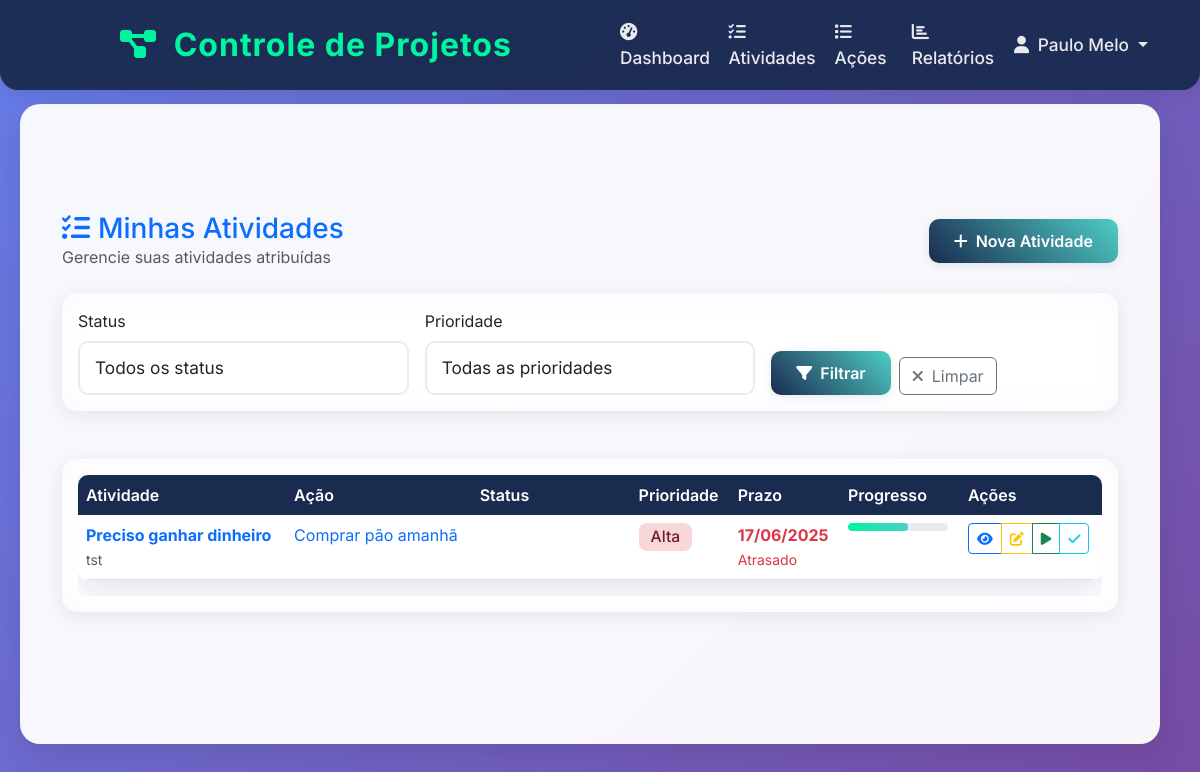
The page /activities/ (signed in) on the database as committed earlier.
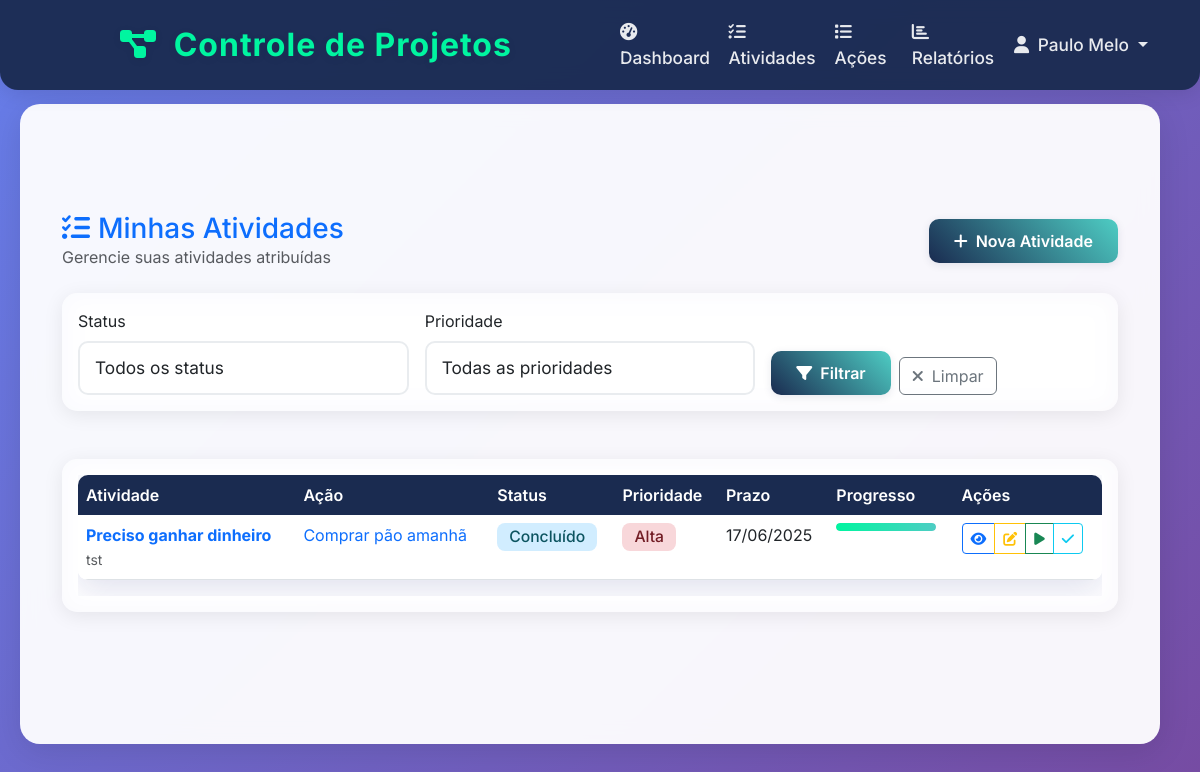
The same page on the database as committed later.
### activities/models.py (models this page shows, shortened)
class Activity(models.Model):
    STATUS_CHOICES = [
        ('not_started', 'Não Iniciado'),
        ('in_progress', 'Em Andamento'),
        ('completed', 'Concluído'),
        ('paused', 'Pausado'),
    ]
    PRIORITY_CHOICES = [
        ('low', 'Baixa'),
        ('medium', 'Média'),
        ('high', 'Alta'),
        ('urgent', 'Urgente'),
    ]
    name = models.CharField(max_length=200, verbose_name="Nome da Atividade")
    description = models.TextField(blank=True, null=True, verbose_name="Descrição")
    action = models.ForeignKey(
        Action,
        on_delete=models.CASCADE,
        related_name='activities',
        verbose_name="Ação"
    )
    assigned_to = models.ForeignKey(
        Worker,
        on_delete=models.PROTECT,
        related_name='assigned_activities',
        verbose_name="Atribuído para"
    )
    status = models.CharField(
        max_length=20,
        choices=STATUS_CHOICES,
        default='not_started',
        verbose_name="Status"
    )
    priority = models.CharField(
        max_length=20,
        choices=PRIORITY_CHOICES,
        default='medium',
        verbose_name="Prioridade"
    )
    deadline = models.DateField(verbose_name="Prazo")
    estimated_hours = models.DecimalField(
        max_digits=6,
        decimal_places=2,
        blank=True,
        null=True,
        verbose_name="Horas Estimadas"
    )
    created_at = models.DateTimeField(auto_now_add=True, verbose_name="Data de Criação")
    updated_at = models.DateTimeField(auto_now=True, verbose_name="Última Atualização")
    class Meta:
        verbose_name = "Atividade"
        verbose_name_plural = "Atividades"
        ordering = ['-created_at']
    @property
    def is_overdue(self):
        return self.deadline < timezone.now().date() and self.status != 'completed'

class Action(models.Model):
    name = models.CharField(max_length=200, verbose_name="Nome da Ação")
    description = models.TextField(blank=True, null=True, verbose_name="Descrição")
    owner = models.ForeignKey(
        Worker,
        on_delete=models.PROTECT,
        related_name='owned_actions',
        verbose_name="Responsável"
    )
    start_date = models.DateField(verbose_name="Data de Início")
    end_date = models.DateField(verbose_name="Data de Término")
    budget = models.DecimalField(
        max_digits=12,
        decimal_places=2,
        blank=True,
        null=True,
        verbose_name="Orçamento"
    )
    status = models.CharField(
        max_length=20,
        choices=[
            ('planning', 'Planejamento'),
            ('in_progress', 'Em Andamento'),
            ('completed', 'Concluído'),
            ('cancelled', 'Cancelado'),
        ],
        default='planning',
        verbose_name="Status"
    )
    created_at = models.DateTimeField(auto_now_add=True, verbose_name="Data de Criação")
    updated_at = models.DateTimeField(auto_now=True, verbose_name="Última Atualização")
    class Meta:
        verbose_name = "Ação"
        verbose_name_plural = "Ações"
        ordering = ['-created_at']

### activities/views.py (the view)
# urls.py: path('', views.activity_list, name='activity_list'),
@login_required
def activity_list(request):
    try:
        worker = request.user.worker
    except Worker.DoesNotExist:
        messages.warning(request, 'Complete seu perfil primeiro.')
        return redirect('accounts:complete_profile')
    activities = Activity.objects.filter(assigned_to=worker).select_related('action')
    status_filter = request.GET.get('status', '')
    priority_filter = request.GET.get('priority', '')
    if status_filter:
        activities = activities.filter(status=status_filter)
    if priority_filter:
        activities = activities.filter(priority=priority_filter)
    context = {
        'activities': activities,
        'status_choices': Activity.STATUS_CHOICES,
        'priority_choices': Activity.PRIORITY_CHOICES,
        'current_filters': {
            'status': status_filter,
            'priority': priority_filter,
        }
    }
    return render(request, 'activities/activity_list.html', context)

### templates/activities/activity_list.html (shortened to what the changed rows need)
{% extends 'base.html' %}
{% block content %}
<div class="container-fluid">
    <div class="row mb-4">
        <div class="col-12">
            <div class="d-flex justify-content-between align-items-center">
                <div>
                    <h1 class="h3 mb-0 text-primary">
                        <i class="fas fa-tasks me-2"></i>Minhas Atividades
                    </h1>
                </div>
            </div>
        </div>
    </div>
    <div class="row">
        <div class="col-12">
            <div class="card">
                <div class="card-body">
                    {% if activities %}
                        <div class="table-responsive">
                            <table class="table table-hover">
                                <thead>
                                    <tr>
                                        <th>Atividade</th>
                                        <th>Ação</th>
                                        <th>Status</th>
                                        <th>Prioridade</th>
                                        <th>Prazo</th>
                                        <th>Progresso</th>
                                        <th>Ações</th>
                                    </tr>
                                </thead>
                                <tbody>
                                    {% for activity in activities %}
                                    <tr>
                                        <td>
                                            <div>
                                                <a href="{% url 'activities:activity_detail' activity.pk %}" class="text-decoration-none fw-bold">
                                                    {{ activity.name }}
                                                </a>
                                                {% if activity.description %}
                                                    <br><small class="text-muted">{{ activity.description|truncatechars:50 }}</small>
                                                {% endif %}
                                            </div>
                                        </td>
                                        <td>
                                            <a href="{% url 'activities:action_detail' activity.action.pk %}" class="text-decoration-none">
                                                {{ activity.action.name }}
                                            </a>
                                        </td>
                                        <td>
                                            <span class="badge status-{{ activity.status }}">
                                                {{ activity.get_status_display }}
                                            </span>
                                        </td>
                                        <td>
                                            <span class="badge priority-{{ activity.priority }}">
                                                {{ activity.get_priority_display }}
                                            </span>
                                        </td>
                                        <td>
                                            <span class="{% if activity.is_overdue %}text-danger fw-bold{% endif %}">
                                                {{ activity.deadline|date:"d/m/Y" }}
                                            </span>
                                            {% if activity.is_overdue %}
                                                <br><small class="text-danger">Atrasado</small>
                                            {% endif %}
                                        </td>
                                        <td>
                                            <div class="progress" style="width: 100px; height: 8px;">
                                                {% if activity.status == 'completed' %}
                                                    <div class="progress-bar bg-success" style="width: 100%"></div>
                                                {% elif activity.status == 'in_progress' %}
                                                    <div class="progress-bar bg-warning" style="width: 60%"></div>
                                                {% elif activity.status == 'paused' %}
                                                    <div class="progress-bar bg-danger" style="width: 30%"></div>
                                                {% else %}
                                                    <div class="progress-bar bg-secondary" style="width: 0%"></div>
                                                {% endif %}
                                            </div>
                                        </td>
                                        <td>
                                            <div class="btn-group" role="group">
                                                <a href="{% url 'activities:activity_detail' activity.pk %}"
                                                   class="btn btn-sm btn-outline-primary"
                                                   title="Ver detalhes">
                                                    <i class="fas fa-eye"></i>
                                                </a>
                                                <a href="{% url 'activities:activity_update' activity.pk %}"
                                                   class="btn btn-sm btn-outline-warning"
                                                   title="Editar">
                                                    <i class="fas fa-edit"></i>
                                                </a>
                                                <button type="button"
                                                        class="btn btn-sm btn-outline-success"
                                                        onclick="updateStatus('{{ activity.pk }}', 'in_progress')"
                                                        title="Iniciar">
                                                    <i class="fas fa-play"></i>
                                                </button>
                                                <button type="button"
                                                        class="btn btn-sm btn-outline-info"
                                                        onclick="updateStatus('{{ activity.pk }}', 'completed')"
                                                        title="Concluir">
                                                    <i class="fas fa-check"></i>
                                                </button>
                                            </div>
                                        </td>
                                    </tr>
                                    {% endfor %}
                                </tbody>
                            </table>
                        </div>
                    {% endif %}
                </div>
            </div>
        </div>
    </div>
</div>
{% endblock %}

Rows that differ between the two databases and show on the page:
changed Activity "Preciso ganhar dinheiro": status (not shown) → "Concluído"; no longer shows "Atrasado"
